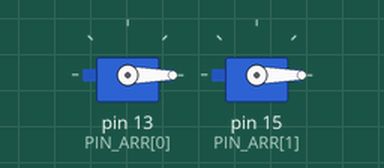
Simulated run of this program. Board: Raspberry Pi (header pin numbers). Shown: 2 × servo. Servo angles are drawn from the pulse width (0.5 ms = 0°, 2.5 ms = 180°); what the program prints to the terminal is not drawn.

Above: at 0.05 s.
At 3.45 s:
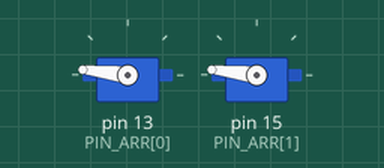
At 6.8 s:
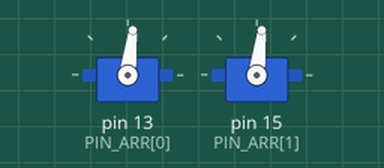
Timing chart, 0 to 8.8 s (numbered marks = the images above):
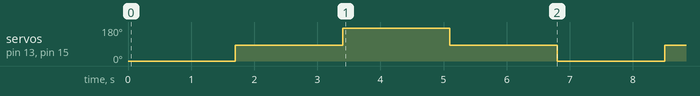

Measured:
- by itself, servo on pin 13 (PIN_ARR[0]), servo on pin 15 (PIN_ARR[1]): repeats every 6.8 s: 173° 1.7 s, 83° 1.7 s, 0° 1.7 s, 83° 1.7 s

The program:

pwmTest_Origin.py
```python
#https://sourceforge.net/p/raspberry-gpio-python/wiki/PWM/
import RPi.GPIO as GPIO
import time

GPIO.setmode(GPIO.BOARD)

FREQ = 50 #set FREQ
PIN_ARR = [13,15] #testPIN number
PIN_PWM = []

for PIN in PIN_ARR :
    GPIO.setup(PIN,GPIO.OUT) #GPIO PIN number에 맞게 셋업 : GPIO.OUT / GPIO.IN
    PIN = GPIO.PWM(PIN,FREQ) #p=GPIO.PWM(channel, freq)
    PIN.start(0) #p.start(dc) where dc is duty cycle
    PIN_PWM.append(PIN)

print(PIN_PWM)
delay = 0.1

def testLED_PWM() :
    while True :
            for i in range(0, FREQ):
                for PIN in PIN_PWM :
                    PIN.ChangeDutyCycle(i)
                time.sleep(delay)
            for i in range(FREQ,-1,-1):
                for PIN in PIN_PWM :
                    PIN.ChangeDutyCycle(i)
                time.sleep(delay)

def SERVO_PWM_SET(dutyCycle):
    # for PIN in PIN_ARR :
    #     GPIO.setup(PIN,GPIO.OUT)

    for servo in PIN_PWM :
        servo.ChangeDutyCycle(dutyCycle)

    time.sleep(0.2)

    # for PIN in PIN_ARR :
    #     GPIO.setup(PIN,GPIO.IN)
    # time.sleep(0.2)

def SERVO_PWM_CONTROL() :

    while True :

        SERVO_PWM_SET(2.4)
        print("0도")
        time.sleep(1.5)

        SERVO_PWM_SET(7.1)
        print("90도")
        time.sleep(1.5)

        SERVO_PWM_SET(12.1)
        print("180도")
        time.sleep(1.5)

        SERVO_PWM_SET(7.1)
        print("90도\n")
        time.sleep(1.5)

try:
    SERVO_PWM_CONTROL()

except KeyboardInterrupt:
    print("\nexit GPIO control\n")
    for PIN in PIN_PWM :
        PIN.stop()
    GPIO.cleanup()
```
